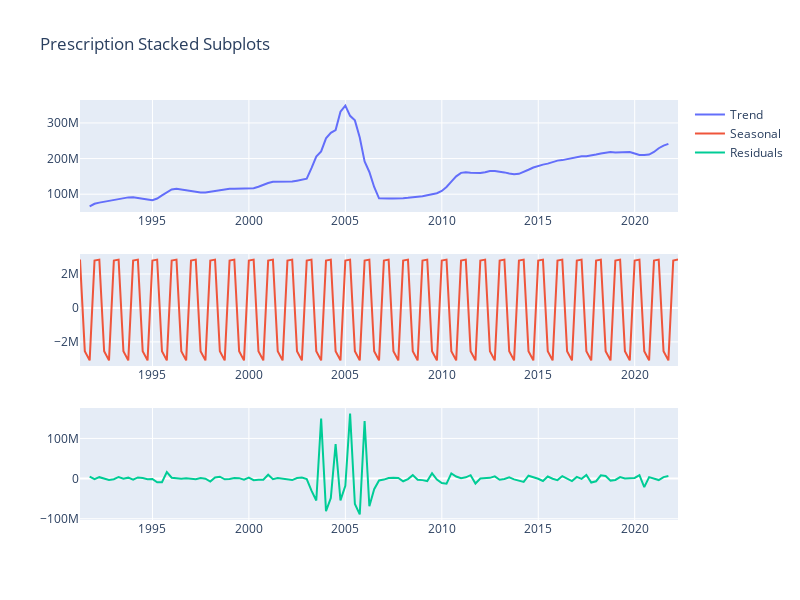

Notebook source saved alongside this figure:
### Code cell
# decomposition of dataset

# instantiate dict and df containers
analysis_dict = {}
analysis_df_full = pd.DataFrame.empty

# instantiate decomposition model
decomposition = tsa.seasonal_decompose(summary_df, model='additive')

# decomposition components to dict
analysis_dict={'trend':dict(decomposition.trend),'seasonal':dict(decomposition.seasonal),'residual':dict(decomposition.resid)}

# dict to df
analysis_df_full = pd.DataFrame(analysis_dict)

# now we can visualize the components
fig = make_subplots(rows=3, cols=1)
fig.append_trace(go.Scatter(
    name = 'Trend',
    x = list(analysis_df_full.index),
    y = list(analysis_df_full['trend']),), row=1, col=1)
fig.append_trace(go.Scatter(
    name = 'Seasonal',
    x = list(analysis_df_full.index),
    y = list(analysis_df_full['seasonal']),), row=2, col=1)
fig.append_trace(go.Scatter(
    name = 'Residuals',
    x = list(analysis_df_full.index),
    y = list(analysis_df_full['residual']),), row=3, col=1)
fig.update_layout(height=600, width=800, title_text=f"Prescription Stacked Subplots")
fig.show()
